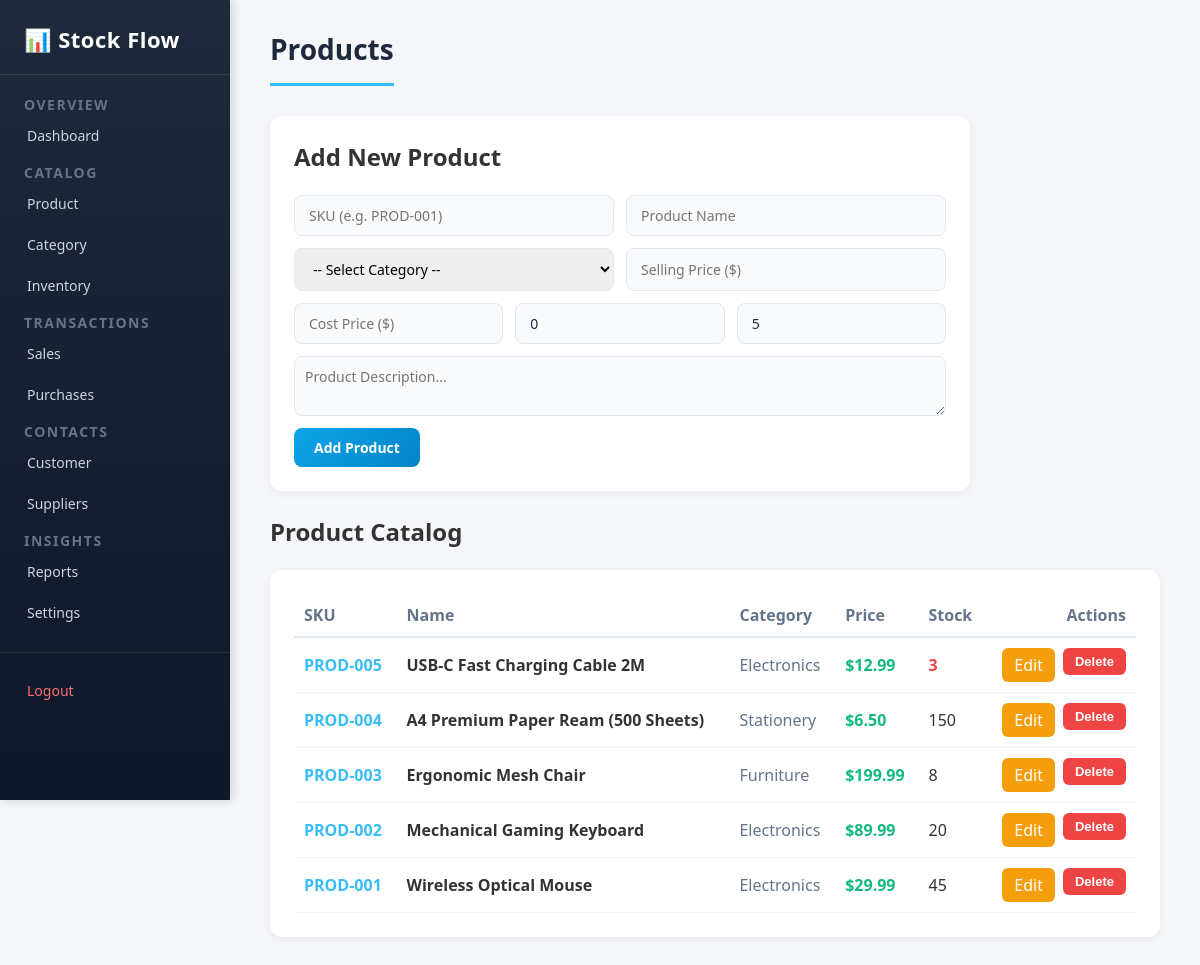
Screenshot of /_backup_original/pages/products.php (signed in) with the database file from the repository.
### tables this page shows
CREATE TABLE IF NOT EXISTS `products` (
    `id` INT AUTO_INCREMENT PRIMARY KEY,
    `sku` VARCHAR(50) NOT NULL UNIQUE,
    `name` VARCHAR(150) NOT NULL,
    `category_id` INT NULL,
    `price` DECIMAL(10, 2) NOT NULL DEFAULT 0.00,
    `cost` DECIMAL(10, 2) NOT NULL DEFAULT 0.00,
    `quantity` INT NOT NULL DEFAULT 0,
    `min_stock` INT NOT NULL DEFAULT 5,
    `description` TEXT,
    `created_at` TIMESTAMP DEFAULT CURRENT_TIMESTAMP,
    `updated_at` TIMESTAMP DEFAULT CURRENT_TIMESTAMP ON UPDATE CURRENT_TIMESTAMP,
    FOREIGN KEY (`category_id`) REFERENCES `categories`(`id`) ON DELETE SET NULL
);

CREATE TABLE IF NOT EXISTS `categories` (
    `id` INT AUTO_INCREMENT PRIMARY KEY,
    `name` VARCHAR(100) NOT NULL UNIQUE,
    `description` TEXT,
    `created_at` TIMESTAMP DEFAULT CURRENT_TIMESTAMP
);

### _backup_original/pages/products.php (the view, shortened to what this page needs)
<?php
require_once __DIR__ . '/../includes/header.php';
$edit_product = null;
$products = [];
if ($pdo !== null) {
    $stmt = $pdo->query("SELECT p.*, c.name AS category_name FROM products p LEFT JOIN categories c ON p.category_id = c.id ORDER BY p.id DESC");
    $products = $stmt->fetchAll();
}
?>
<h1>Products</h1>
<div class="form-card" style="max-width: 700px;">
    <h2><?php echo $edit_product ? 'Edit Product' : 'Add New Product'; ?></h2>
    <br>
    <form method="POST" action="products.php" id="todoForm">
        <div style="display: grid; grid-template-columns: 1fr 1fr; gap: 12px;">
            <input type="text" name="sku" placeholder="SKU (e.g. PROD-001)" value="<?php echo htmlspecialchars($edit_product['sku'] ?? ''); ?>" required>
            <input type="text" name="name" placeholder="Product Name" value="<?php echo htmlspecialchars($edit_product['name'] ?? ''); ?>" required>
        </div>
        <div style="display: grid; grid-template-columns: 1fr 1fr; gap: 12px;">
            <select name="category_id" style="width: 100%; padding: 10px 14px; border-radius: 8px; border: 1.5px solid #e2e8f0; font-family: inherit; font-size: 14px;">
                <option value="">-- Select Category --</option>
            </select>
            <input type="number" step="0.01" name="price" placeholder="Selling Price ($)" value="<?php echo htmlspecialchars($edit_product['price'] ?? ''); ?>" required>
        </div>
        <div style="display: grid; grid-template-columns: 1fr 1fr 1fr; gap: 12px;">
            <input type="number" step="0.01" name="cost" placeholder="Cost Price ($)" value="<?php echo htmlspecialchars($edit_product['cost'] ?? ''); ?>">
            <input type="number" name="quantity" placeholder="Stock Qty" value="<?php echo htmlspecialchars($edit_product['quantity'] ?? '0'); ?>" required>
            <input type="number" name="min_stock" placeholder="Min Stock Alert" value="<?php echo htmlspecialchars($edit_product['min_stock'] ?? '5'); ?>" required>
        </div>
        <textarea name="description" placeholder="Product Description..." rows="2" style="width: 100%; padding: 10px; border-radius: 8px; border: 1.5px solid #e2e8f0; font-family: inherit;"><?php echo htmlspecialchars($edit_product['description'] ?? ''); ?></textarea>
        <div style="display: flex; gap: 10px;">
            <button type="submit" id="submit"><?php echo $edit_product ? 'Update Product' : 'Add Product'; ?></button>
        </div>
    </form>
</div>
<h2>Product Catalog</h2>
<br>
<div class="form-card" style="max-width: 100%;">
    <table style="width: 100%; border-collapse: collapse; text-align: left;">
        <thead>
            <tr style="border-bottom: 2px solid #e2e8f0; color: #64748b;">
                <th style="padding: 10px;">SKU</th>
                <th style="padding: 10px;">Name</th>
                <th style="padding: 10px;">Category</th>
                <th style="padding: 10px;">Price</th>
                <th style="padding: 10px;">Stock</th>
                <th style="padding: 10px; text-align: right;">Actions</th>
            </tr>
        </thead>
        <tbody>
            <?php if (empty($products)): ?>
                <tr>
                    <td colspan="6" style="padding: 15px; color: #64748b;">No products found in database. Add your first product above!</td>
                </tr>
            <?php else: ?>
                <?php foreach ($products as $prod): ?>
                    <tr style="border-bottom: 1px solid #f1f5f9;">
                        <td style="padding: 10px; font-weight: 600; color: #38bdf8;"><?php echo htmlspecialchars($prod['sku']); ?></td>
                        <td style="padding: 10px; font-weight: 600;"><?php echo htmlspecialchars($prod['name']); ?></td>
                        <td style="padding: 10px; color: #64748b;"><?php echo htmlspecialchars($prod['category_name'] ?? 'Uncategorized'); ?></td>
                        <td style="padding: 10px; color: #10b981; font-weight: 700;">$<?php echo number_format($prod['price'], 2); ?></td>
                        <td style="padding: 10px; <?php echo ($prod['quantity'] <= $prod['min_stock']) ? 'color: #ef4444; font-weight: 700;' : ''; ?>">
                            <?php echo $prod['quantity']; ?>
                        </td>
                        <td style="padding: 10px; text-align: right;">
                            <div class="btn" style="justify-content: flex-end;">
                                <a href="products.php?edit=<?php echo $prod['id']; ?>" class="update" style="padding: 6px 12px; border-radius: 6px; text-decoration: none; display: inline-block;">Edit</a>
                                <form method="POST" action="products.php" style="display: inline;" onsubmit="return confirm('Are you sure you want to delete this product?');">
                                    <button type="submit" class="delete">Delete</button>
                                </form>
                            </div>
                        </td>
                    </tr>
                <?php endforeach; ?>
            <?php endif; ?>
        </tbody>
    </table>
</div>
<?php require_once __DIR__ . '/../includes/footer.php'; ?>

### _backup_original/style/style.css (style rules this page uses)
* { margin: 0; padding: 0; box-sizing: border-box; }
body { font-family: 'Segoe UI', Tahoma, Geneva, Verdana, sans-serif; background-color: #f4f6f9; color: #333; min-height: 100vh; }
a { text-decoration: none; color: inherit; }
#rightsidebar > h1 { font-size: 28px; font-weight: 700; color: #1e293b; margin-bottom: 30px; padding-bottom: 15px; border-bottom: 3px solid #38bdf8; display: inline-block; }
.form-card { background: #ffffff; border-radius: 12px; padding: 24px; box-shadow: 0 2px 8px rgba(0, 0, 0, 0.06); margin-bottom: 24px; max-width: 600px; }
#todoForm { display: flex; flex-direction: column; gap: 12px; }
#todoForm input, #todoForm textarea { width: 100%; padding: 10px 14px; font-size: 14px; font-family: inherit; color: #1e293b; background: #f8fafc; border: 1.5px solid #e2e8f0; border-radius: 8px; outline: none; transition: border-color 0.2s ease; }
#submit { padding: 10px 20px; font-size: 14px; font-weight: 600; font-family: inherit; color: #ffffff; background: linear-gradient(135deg, #0ea5e9 0%, #0284c7 100%); border: none; border-radius: 8px; cursor: pointer; transition: transform 0.2s ease, box-shadow 0.2s ease; align-self: flex-start; }
.btn { display: flex; gap: 8px; }
.btn button { padding: 6px 12px; font-size: 13px; font-weight: 600; border: none; border-radius: 6px; cursor: pointer; transition: background 0.2s ease; }
.update { background-color: #f59e0b; color: #ffffff; }
.delete { background-color: #ef4444; color: #ffffff; }

### rows the page displays
products: sku "PROD-005", name "USB-C Fast Charging Cable 2M", category.name "Electronics", price "12.99", quantity "3"
products: sku "PROD-004", name "A4 Premium Paper Ream (500 Sheets)", category.name "Stationery", price "6.50", quantity "150"
products: sku "PROD-003", name "Ergonomic Mesh Chair", category.name "Furniture", price "199.99", quantity "8"
products: sku "PROD-002", name "Mechanical Gaming Keyboard", category.name "Electronics", price "89.99", quantity "20"
products: sku "PROD-001", name "Wireless Optical Mouse", category.name "Electronics", price "29.99", quantity "45"
